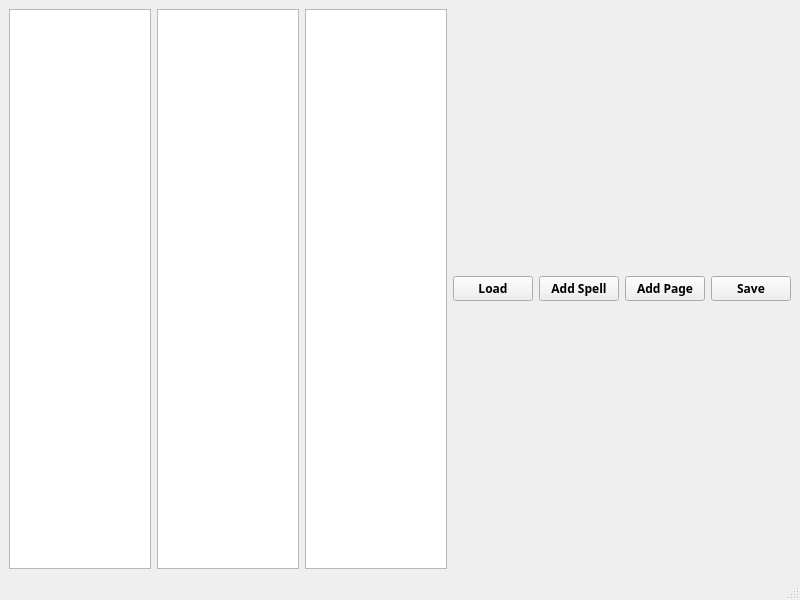
<?xml version="1.0" encoding="UTF-8"?>
<ui version="4.0">
 <class>MainWindow</class>
 <widget class="QMainWindow" name="MainWindow">
  <property name="geometry">
   <rect>
    <x>0</x>
    <y>0</y>
    <width>800</width>
    <height>600</height>
   </rect>
  </property>
  <property name="windowTitle">
   <string>MainWindow</string>
  </property>
  <widget class="QWidget" name="centralwidget">
   <layout class="QHBoxLayout" name="horizontalLayout">
    <item>
     <widget class="QListWidget" name="pagesListWidget"/>
    </item>
    <item>
     <widget class="QListWidget" name="spellsListWidget"/>
    </item>
    <item>
     <widget class="QTextEdit" name="spellDetailTextEdit">
      <property name="readOnly">
       <bool>true</bool>
      </property>
     </widget>
    </item>
    <item>
     <widget class="QPushButton" name="loadButton">
      <property name="font">
       <font>
        <family>Yu Mincho</family>
        <bold>true</bold>
       </font>
      </property>
      <property name="text">
       <string>Load</string>
      </property>
     </widget>
    </item>
    <item>
     <widget class="QPushButton" name="AddSpellB">
      <property name="font">
       <font>
        <family>Yu Mincho</family>
        <bold>true</bold>
       </font>
      </property>
      <property name="text">
       <string>Add Spell</string>
      </property>
     </widget>
    </item>
    <item>
     <widget class="QPushButton" name="AddPageButton">
      <property name="font">
       <font>
        <family>Yu Mincho</family>
        <bold>true</bold>
       </font>
      </property>
      <property name="text">
       <string>Add Page</string>
      </property>
     </widget>
    </item>
    <item>
     <widget class="QPushButton" name="SaveGrimoireButton">
      <property name="font">
       <font>
        <family>Yu Mincho</family>
        <bold>true</bold>
       </font>
      </property>
      <property name="text">
       <string>Save</string>
      </property>
     </widget>
    </item>
   </layout>
  </widget>
  <widget class="QMenuBar" name="menubar">
   <property name="geometry">
    <rect>
     <x>0</x>
     <y>0</y>
     <width>800</width>
     <height>22</height>
    </rect>
   </property>
  </widget>
  <widget class="QStatusBar" name="statusbar"/>
 </widget>
 <resources/>
 <connections/>
</ui>
